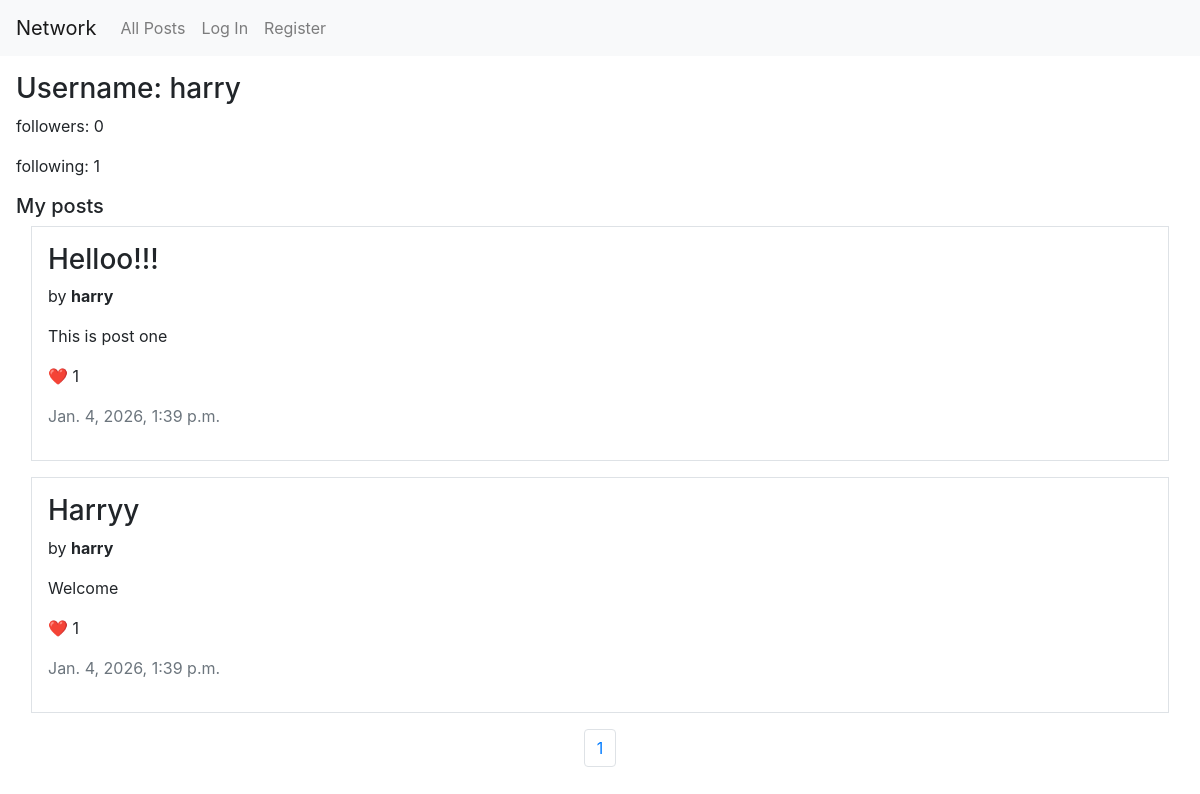
/profile/2, run on an earlier commit of the app's database.
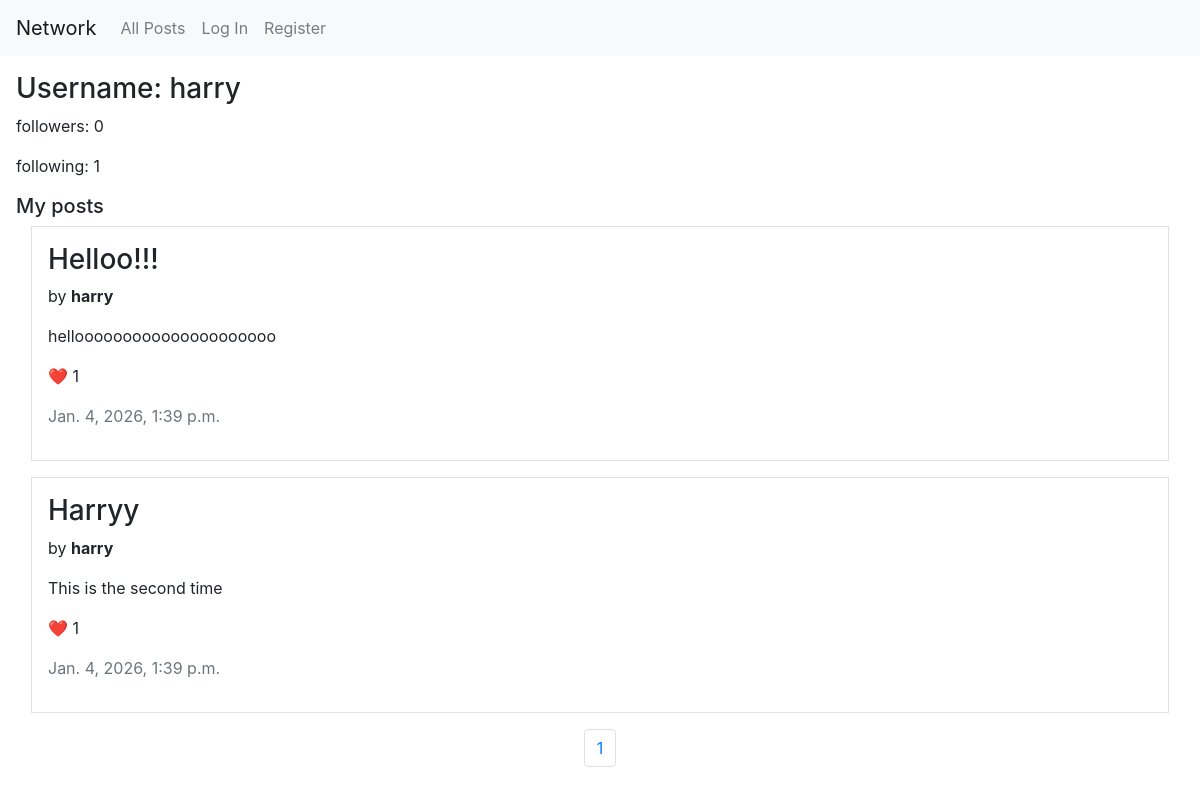
And on a later commit of the database.
### network/models.py (models this page shows, shortened)
class Post(models.Model):
    id = models.AutoField(primary_key=True)
    title = models.CharField()
    content = models.TextField()
    author = models.ForeignKey(User, on_delete=models.CASCADE, related_name='posts')
    timestamp = models.DateTimeField(auto_now_add=True)

class User(AbstractUser):
    pass

### network/views.py (the view)
# urls.py: path("profile/<int:id>", views.profile, name="profile"),
def profile(request, id):
    try:
        user = User.objects.get(id=id)
    except:
        return render(request, "network/error.html")
    all_posts = Post.objects.filter(author=user).order_by('timestamp')
    username = user.username
    followers = user.followers.count()
    following = user.following.count()
    p = Paginator(all_posts, 10)
    page_number = request.GET.get('page')
    page_obj = p.get_page(page_number)
    if request.user.is_authenticated:
        for post in page_obj:
            post.is_liked = post.likes.filter(liked_by=request.user).exists()
            post.is_following = post.author.followers.filter(follower=request.user).exists()
    return render(request, "network/profile.html", {
        'page_obj' : page_obj,
        'username' : username,
        'following_count' : following,
        'followers_count' : followers
    })

### network/templates/network/profile.html (shortened to what this page needs)
{% extends "network/layout.html" %}
{% block body %}
<main class="p-3">
    <section>
        <h3>Username: {{ username }}</h3>
        <p>followers: {{ followers_count }}</p>
        <p>following: {{ following_count }}</p>
    </section>
    <section>
        <h5>My posts</h5>
        <div class="container-fluid mb-3">
            {% for post in page_obj %}
                <div class="mb-3 p-3 border">
                    <h3>{{ post.title }}</h3>
                    {% if request.user.is_authenticated and post.author != request.user %}
                    <div>
                        <span>by <b>{{ post.author.username }}</b></span>
                        {% if post.is_following %}
                            <button onclick="followHandler(this)" data-id="{{ post.author.username }}" class="follow-{{ post.author.username }} btn btn-sm btn-outline-info">🚫 Unfollow</button>
                        {% else %}
                            <button onclick="followHandler(this)" data-id="{{ post.author.username }}" class="follow-{{ post.author.username }} btn btn-sm btn-outline-info">➕ Follow</button>
                        {% endif %}
                    </div>
                    {% else %}
                        <p>by <b>{{ post.author.username }}</b></p>
                    {% endif %}
                    <p class="mt-3">{{ post.content }}</p>
                    {% if request.user.is_authenticated %}
                        <div>
                            {% if post.is_liked %}
                                <button id="heart-{{ post.id }}" onclick="likeHandler(this)" data-id="{{ post.id }}" class="btn btn-link">❤️</button>
                            {% else %}
                                <button id="heart-{{ post.id }}" onclick="likeHandler(this)" data-id="{{ post.id }}" class="btn btn-link">🤍</button>
                            {% endif %}
                            <span id="count-{{ post.id }}">{{ post.likes.count }}</span>
                        </div>
                    {% else %}
                    <p>❤️ {{ post.likes.count }}</p>
                    {% endif %}
                    <p class="text-muted">{{ post.timestamp }}</p>
                </div>
            {% endfor %}
        </div>
        <nav aria-label="Page navigation example">
        <ul class="pagination justify-content-center">
            {% for num in page_obj.paginator.page_range %}
            <li class="page-item">
                <span class="page-link">{{ num }}</span>
            </li>
            {% endfor %}
        </ul>
        </nav>
    </section>
</main>
{% endblock %}

What changed in the data, as far as the page shows it:
changed Post "Helloo!!!": content "This is post one" → "hellooooooooooooooooooooo"
changed Post "Harryy": content "Welcome" → "This is the second time"
